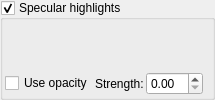
              <widget class="MyGroupBox" name="groupCheck_specular_gradient_enable">
               <property name="title">
                <string>Specular highlights</string>
               </property>
               <property name="checkable">
                <bool>true</bool>
               </property>
               <layout class="QVBoxLayout" name="verticalLayout_15">
                <property name="spacing">
                 <number>2</number>
                </property>
                <property name="leftMargin">
                 <number>2</number>
                </property>
                <property name="topMargin">
                 <number>2</number>
                </property>
                <property name="rightMargin">
                 <number>2</number>
                </property>
                <property name="bottomMargin">
                 <number>2</number>
                </property>
                <item>
                 <widget class="cGradientEditWidget" name="colorpalette_specular_gradient" native="true">
                  <property name="toolTip">
                   <string>&lt;html&gt;&lt;head/&gt;&lt;body&gt;&lt;p&gt;Gradient which defines the colors of the specular highlights.&lt;/p&gt;&lt;p&gt;Brighter colors increase the highlights intensity. A black color creates no highlights.&lt;/p&gt;&lt;/body&gt;&lt;/html&gt;</string>
                  </property>
                 </widget>
                </item>
                <item>
                 <layout class="QHBoxLayout" name="horizontalLayout_specular_opacity">
                  <item>
                   <widget class="MyCheckBox" name="checkBox_specular_gradient_mask_enable">
                    <property name="toolTip">
                     <string>Enable opacity stops from gradient to control per-point transparency</string>
                    </property>
                    <property name="text">
                     <string>Use opacity</string>
                    </property>
                   </widget>
                  </item>
                  <item>
                   <widget class="QLabel" name="label_specular_gradient_opacity">
                    <property name="text">
                     <string>Strength:</string>
                    </property>
                   </widget>
                  </item>
                  <item>
                   <widget class="MyDoubleSpinBox" name="spinbox_specular_gradient_opacity">
                    <property name="toolTip">
                     <string>Master gradient strength (0.0 = no effect, 1.0 = full gradient)</string>
                    </property>
                   </widget>
                  </item>
                  <item>
                   <spacer name="horizontalSpacer_specular_opacity">
                    <property name="orientation">
                     <enum>Qt::Horizontal</enum>
                    </property>
                   </spacer>
                  </item>
                 </layout>
                </item>
               </layout>
              </widget>
